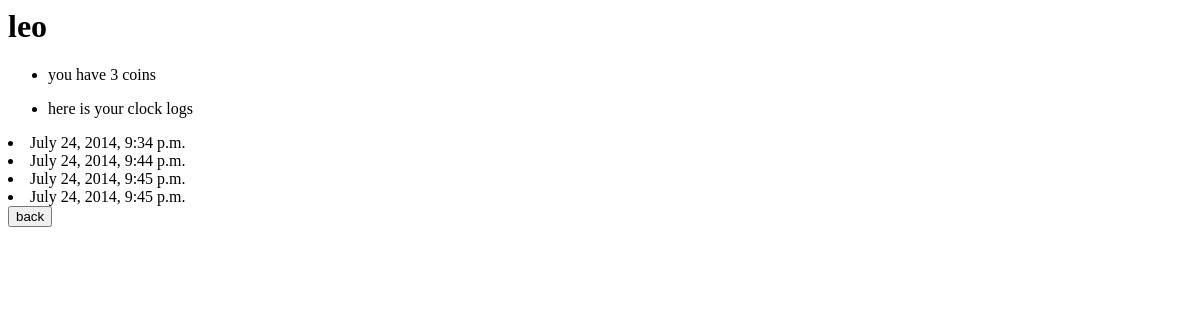
The page /user/1/results/ on the database as committed earlier.
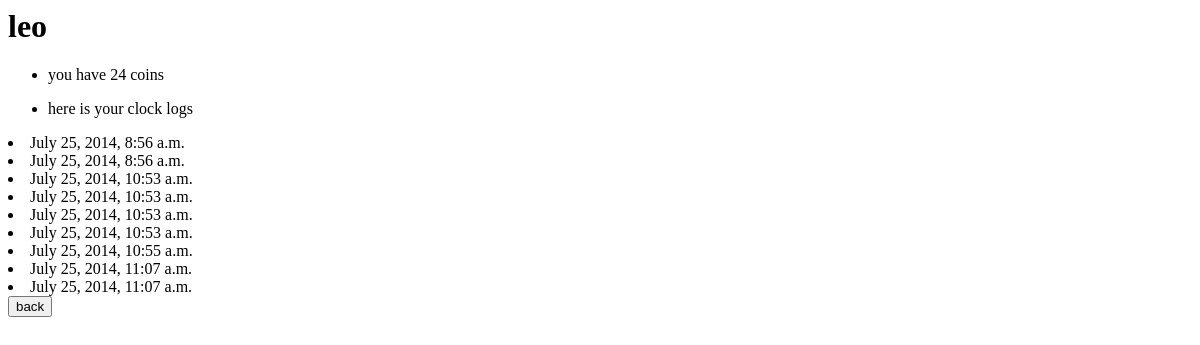
The same page on the database as committed later.
### user/models.py (models this page shows, shortened)
class User(models.Model):
    name = models.CharField(max_length=200)
    level = models.IntegerField(default=1)
    regi_date = models.DateTimeField('registration time')
    coins = models.IntegerField(default=0)
    log_num = models.IntegerField(default=1)
    a = models.IntegerField(default=1)
    b = models.IntegerField(default=2)
    c = models.IntegerField(default=4)
    d = models.IntegerField(default=6)

class Clock(models.Model):
    user = models.ForeignKey(User)
    clock_text = models.CharField(max_length=200)
    clock_date = models.DateTimeField(auto_now=False)

### user/views.py (the view)
# urls.py: url(r'^(?P<user_id>\d+)/results/$',views.results, name= 'results'),
def results(request,user_id):
    user = get_object_or_404(User,pk=user_id)
    return render(request,'user/results.html',{'user':user})

### user/templates/user/results.html (shortened to what this page needs)
<h1>{{ user.name }}</h1>
<ul>
  <li> you have {{user.coins}} coins </li>
</ul>
<ul>
  <li> here is your clock logs</li>
</ul>
<form action="{% url 'user:clock' user.id %}" method="post">
{% for punch in user.clock_set.all %}
  <li>{{punch.clock_date}}</li>
{% endfor %}
<input type="submit" value="back" />
</form>

Rows that differ between the two databases and show on the page:
removed Clock: clock_date "July 24, 2014, 9:34 p.m."
removed Clock: clock_date "July 24, 2014, 9:44 p.m."
removed Clock: clock_date "July 24, 2014, 9:45 p.m."
removed Clock: clock_date "July 24, 2014, 9:45 p.m."
changed User "leo": coins "3" → "24"
added Clock: clock_date "July 25, 2014, 8:56 a.m."
added Clock: clock_date "July 25, 2014, 8:56 a.m."
added Clock: clock_date "July 25, 2014, 10:53 a.m."
added Clock: clock_date "July 25, 2014, 10:53 a.m."
added Clock: clock_date "July 25, 2014, 10:53 a.m."
added Clock: clock_date "July 25, 2014, 10:53 a.m."
added Clock: clock_date "July 25, 2014, 10:55 a.m."
added Clock: clock_date "July 25, 2014, 11:07 a.m."
added Clock: clock_date "July 25, 2014, 11:07 a.m."
